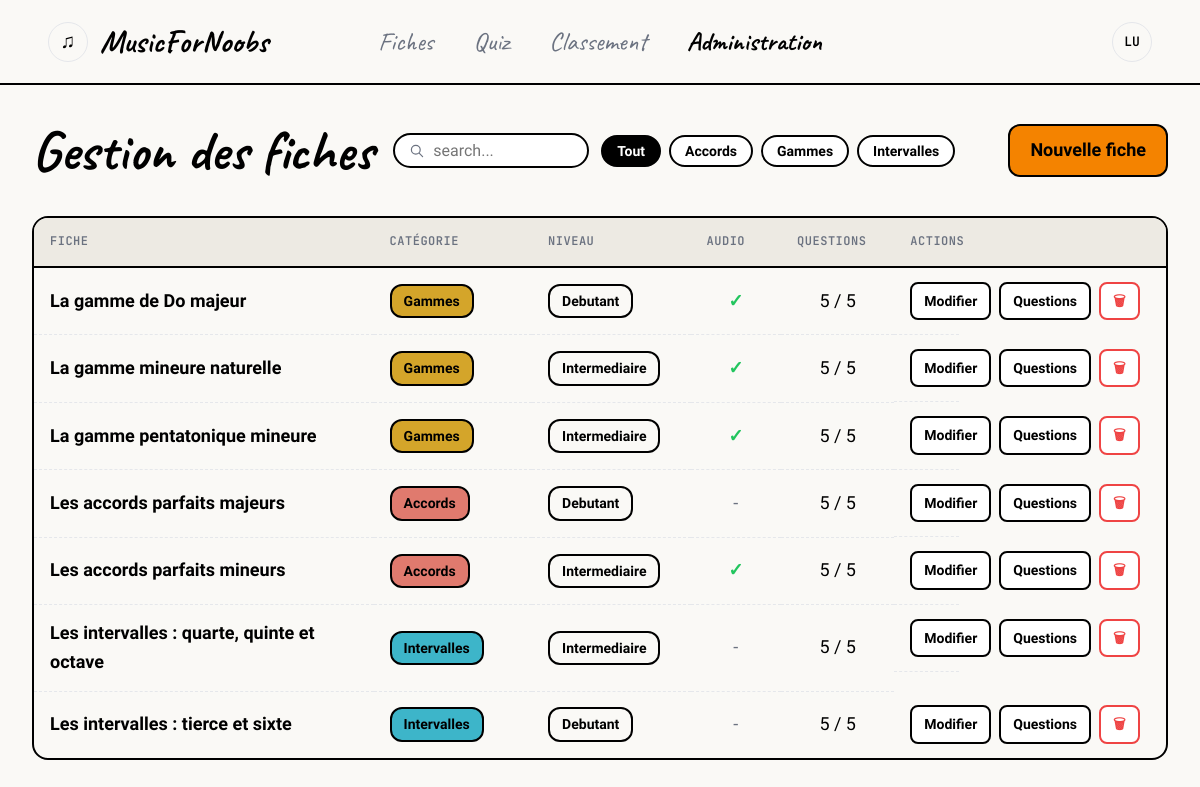
/index.php?view=admin_fiches (signed in), run on the app's committed database.
### tables this page shows
CREATE TABLE categories (
    id      INT             AUTO_INCREMENT PRIMARY KEY,
    nom     VARCHAR(50)     NOT NULL UNIQUE,
    couleur VARCHAR(7)      NOT NULL
);

CREATE TABLE fiches (
    id              INT             AUTO_INCREMENT PRIMARY KEY,
    titre           VARCHAR(150)    NOT NULL,
    slug            VARCHAR(150)    NOT NULL UNIQUE,
    id_categorie    INT             NOT NULL,
    niveau          ENUM('Debutant', 'Intermediaire', 'Avance') NOT NULL,
    contenu         TEXT            NOT NULL,
    chemin_audio    VARCHAR(255)    DEFAULT NULL,
    date_creation   DATETIME        NOT NULL DEFAULT CURRENT_TIMESTAMP,
    FOREIGN KEY (id_categorie) REFERENCES categories(id)
);

### index.php (called while the page is built, shortened)
<?php
include("libs/maLibSQL.pdo.php");
include("libs/modele/modele_fiches.php");
$view = valider("view", "GET");
$template = "templates/" . $view . ".php";
include("templates/header.php");
include($template);
include("templates/footer.php");
?>

### libs/maLibSQL.pdo.php (called while the page is built, shortened)
<?php
function SQLSelect($sql)
{
 	global $BDD_host;
	global $BDD_base;
 	global $BDD_user;
 	global $BDD_password;
	try {
		$dbh = new PDO("mysql:host=$BDD_host;dbname=$BDD_base", $BDD_user, $BDD_password);
	} catch (PDOException $e) {
		die("<font color=\"red\">SQLSelect: Erreur de connexion : " . $e->getMessage() . "</font>");
	}
	$dbh->exec("SET CHARACTER SET utf8");
	$res = $dbh->query($sql);
	$num = $res->rowCount();
	if ($num==0) return false;
	else return $res;
}
function parcoursRs($result)
{
	$result->setFetchMode(PDO::FETCH_ASSOC);
	while ($ligne = $result->fetch())
		$tab[]= $ligne;
	return $tab;
}
?>

### libs/modele/modele_fiches.php (called while the page is built, shortened)
<?php
function getCategoriesAvecCompteurs() {
    $sql = "SELECT c.id, c.nom, c.couleur, COUNT(f.id) AS nb_fiches
            FROM categories c
            LEFT JOIN fiches f ON f.id_categorie = c.id
            GROUP BY c.id, c.nom, c.couleur
            ORDER BY c.nom";
    return parcoursRs(SQLSelect($sql));
}
function getFichesDetaillees() {
    $sql = "SELECT f.id, f.titre, f.slug, f.niveau, f.chemin_audio,
                   c.nom AS categorie, c.couleur,
                   COUNT(q.id) AS nb_questions
            FROM fiches f
            JOIN categories c ON f.id_categorie = c.id
            LEFT JOIN quiz_questions q ON q.id_fiche = f.id
            GROUP BY f.id, f.titre, f.slug, f.niveau, f.chemin_audio, c.nom, c.couleur
            ORDER BY f.titre ASC";
    return parcoursRs(SQLSelect($sql));
}
?>

### templates/admin_fiches.php (the view, shortened to what this page needs)
<?php
$categories = getCategoriesAvecCompteurs();
$fiches     = getFichesDetaillees();
?>
<div class="admin-wrapper">
    <div class="admin-top-bar">
        <h1 class="admin-titre">Gestion des fiches</h1>
        <div class="admin-controls">
            <div class="admin-search-box">
                <svg class="admin-search-icon" viewBox="0 0 20 20" fill="none" xmlns="http://www.w3.org/2000/svg">
                    <circle cx="8.5" cy="8.5" r="5.5" stroke="currentColor" stroke-width="1.5"/>
                    <path d="M13 13L17 17" stroke="currentColor" stroke-width="1.5" stroke-linecap="round"/>
                </svg>
                <input type="text" id="adminSearch" placeholder="search..." oninput="filtrerAdmin()">
            </div>
            <div class="admin-filter-group">
                <button class="admin-filter-btn active" onclick="filtrerCategorie(this, 'Tout')">Tout</button>
                <?php foreach ($categories as $c): ?>
                    <button class="admin-filter-btn" onclick="filtrerCategorie(this, '<?= htmlspecialchars($c['nom']) ?>')">
                        <?= htmlspecialchars($c['nom']) ?>
                    </button>
                <?php endforeach; ?>
            </div>
        </div>
        <a href="index.php?view=admin_fiche_form" class="btn-custom btn-orange admin-btn-new">
            Nouvelle fiche
        </a>
    </div>
    <div class="admin-table-wrapper">
        <table class="admin-table">
            <thead>
                <tr>
                    <th class="col-fiche">Fiche</th>
                    <th class="col-cat">Catégorie</th>
                    <th class="col-niveau">Niveau</th>
                    <th class="col-audio">Audio</th>
                    <th class="col-questions">Questions</th>
                    <th class="col-actions">Actions</th>
                </tr>
            </thead>
            <tbody id="adminTableBody">
                <?php if (!empty($fiches)): ?>
                    <?php foreach ($fiches as $f): ?>
                        <tr data-categorie="<?= htmlspecialchars($f['categorie']) ?>"
                            data-titre="<?= strtolower(htmlspecialchars($f['titre'])) ?>">
                            <td class="col-fiche">
                                <strong><?= htmlspecialchars($f['titre']) ?></strong>
                            </td>
                            <td class="col-cat">
                                <span class="badge badge--thick" data-cat="<?= htmlspecialchars($f['categorie']) ?>"><?= htmlspecialchars($f['categorie']) ?></span>
                            </td>
                            <td class="col-niveau">
                                <span class="badge badge--thick"><?= htmlspecialchars($f['niveau']) ?></span>
                            </td>
                            <td class="col-audio">
                                <?php if (!empty($f['chemin_audio'])): ?>
                                    <span class="admin-check">&#10003;</span>
                                <?php else: ?>
                                    <span class="admin-dash">-</span>
                                <?php endif; ?>
                            </td>
                            <td class="col-questions">
                                <?= isset($f['nb_questions']) ? $f['nb_questions'] : '0' ?> / 5
                            </td>
                            <td class="col-actions">
                                <a href="index.php?view=admin_fiche_form&id=<?= $f['id'] ?>"
                                   class="admin-btn-action">
                                    Modifier
                                </a>
                                <a href="index.php?view=admin_questions&fiche_id=<?= $f['id'] ?>"
                                   class="admin-btn-action">
                                    Questions
                                </a>
                                <a href="controleur.php?action=supprimer_fiche&id=<?= $f['id'] ?>"
                                   class="admin-btn-action admin-btn-delete"
                                   onclick="return confirm('Supprimer définitivement cette fiche et son quiz ?')">
                                    &#128465;
                                </a>
                            </td>
                        </tr>
                    <?php endforeach; ?>
                <?php endif; ?>
            </tbody>
        </table>
    </div>
</div>

### css/style.css (style rules this page uses)
:root { --bg: #FAF9F6; --bg-card: #FFFFFF; --text: #000000; --text-muted: #6B7280; --accent: #f48300; --accent-hover: #EA580C; --border: #E5E7EB; --highlight-bg: #DBEAFE; --cat-gammes: #D4A52A; --cat-accords: #E07A6E; --cat-intervalles: #3DB5C9; --success: #22C55E; --error: #EF4444; --in-progress: #3B82F6; --medal-gold: #FBBF24; --medal-silver: #D1D5DB; --medal-bronze: #D97757; --font-title: 'Caveat', cursive; --font-body: 'Kalam', cursive; --font-mono: 'JetBrains Mono', monospace; }
* { box-sizing: border-box; margin: 0; padding: 0; }
body { background: var(--bg); color: var(--text); font-family: var(--font-body); font-size: 18px; line-height: 1.6; min-height: 100vh; }
h1, h2, h3, h4 { font-family: var(--font-title); font-weight: 700; line-height: 1.2; }
h1 { font-size: 56px; }
a { color: var(--accent); text-decoration: none; }

### css/components.css (style rules this page uses)
.badge { display: inline-block; padding: 4px 12px; border-radius: 8px; font-family: var(--font-body); font-size: 16px; border: 1px solid; }
.badge--thick { border: 2px solid var(--text); border-radius: 12px; font-weight: bold; font-size: 14px; }
.btn-custom { flex: 1; text-align: center; padding: 10px; border: 2px solid var(--text); border-radius: 12px; text-decoration: none; font-weight: bold; color: var(--text); transition: 0.2s; font-family: var(--font-body); }
.btn-orange { background-color: var(--accent); }
.admin-btn-action { display: inline-flex; align-items: center; gap: 4px; padding: 6px 12px; border: 2px solid var(--text); border-radius: 8px; font-family: var(--font-body); font-size: 14px; font-weight: 700; text-decoration: none; color: var(--text); background: var(--bg-card); cursor: pointer; transition: 0.15s; }
.admin-btn-delete { color: var(--error); border-color: var(--error); }
.badge--thick[data-cat="Gammes"] { background: var(--cat-gammes); }
.badge--thick[data-cat="Accords"] { background: var(--cat-accords); }
.badge--thick[data-cat="Intervalles"] { background: var(--cat-intervalles); }
.admin-check { color: var(--success); font-size: 18px; font-weight: 700; }
.admin-dash { color: var(--text-muted); }

### css/pages.css (style rules this page uses)
.admin-wrapper { max-width: 100%; margin: 0 auto; }
.admin-top-bar { display: flex; align-items: center; gap: 20px; margin-bottom: 32px; }
.admin-titre { margin: 0; flex-shrink: 0; }
.admin-controls { display: flex; align-items: center; gap: 12px; flex: 1; }
.admin-btn-new { flex-shrink: 0; width: auto; flex: none; padding: 10px 20px; }
.admin-search-box { display: flex; align-items: center; gap: 8px; border: 2px solid var(--text); border-radius: 20px; padding: 6px 14px; background: var(--bg-card); flex-shrink: 0; }
.admin-search-box input { border: none; outline: none; background: transparent; font-family: var(--font-body); font-size: 16px; width: 140px; }
.admin-search-icon { width: 16px; height: 16px; color: var(--text-muted); flex-shrink: 0; }
.admin-filter-group { display: flex; gap: 8px; flex-wrap: nowrap; }
.admin-filter-btn { padding: 6px 14px; border: 2px solid var(--text); border-radius: 20px; background: var(--bg-card); font-family: var(--font-body); font-size: 14px; font-weight: 700; cursor: pointer; transition: 0.15s; white-space: nowrap; }
.admin-filter-btn.active { background: var(--text); color: var(--bg-card); }
.admin-table-wrapper { border: 2px solid var(--text); border-radius: 16px; overflow: hidden; }
.admin-table { width: 100%; border-collapse: collapse; font-family: var(--font-body); }
.admin-table thead tr { background: #EDEAE3; border-bottom: 2px solid var(--text); }
.admin-table th { padding: 14px 16px; text-align: left; font-family: var(--font-mono); font-size: 12px; text-transform: uppercase; letter-spacing: 0.5px; color: var(--text-muted); font-weight: 600; }
.admin-table td { padding: 14px 16px; vertical-align: middle; border-bottom: 1px dashed var(--border); }
.admin-table tbody tr:last-child td { border-bottom: none; }
.col-fiche { width: 30%; }
.col-cat { width: 14%; }
.col-niveau { width: 14%; }
.col-audio { width: 8%; text-align: center; }
.col-questions { width: 10%; text-align: center; }
.col-actions { width: 24%; }
td.col-audio, td.col-questions { text-align: center; }
td.col-actions { display: flex; gap: 8px; align-items: center; }

### data on the page
categories: nom "Accords"
categories: nom "Gammes"
categories: nom "Intervalles"
fiches: titre "La gamme de Do majeur", id_categorie.nom "Gammes", niveau "Debutant", nb_questions "5"
fiches: titre "La gamme mineure naturelle", id_categorie.nom "Gammes", niveau "Intermediaire", nb_questions "5"
fiches: titre "La gamme pentatonique mineure", id_categorie.nom "Gammes", niveau "Intermediaire", nb_questions "5"
fiches: titre "Les accords parfaits majeurs", id_categorie.nom "Accords", niveau "Debutant", nb_questions "5"
fiches: titre "Les accords parfaits mineurs", id_categorie.nom "Accords", niveau "Intermediaire", nb_questions "5"
fiches: titre "Les intervalles : quarte, quinte et octave", id_categorie.nom "Intervalles", niveau "Intermediaire", nb_questions "5"
fiches: titre "Les intervalles : tierce et sixte", id_categorie.nom "Intervalles", niveau "Debutant", nb_questions "5"

### other printed values
$initiales "LU"
